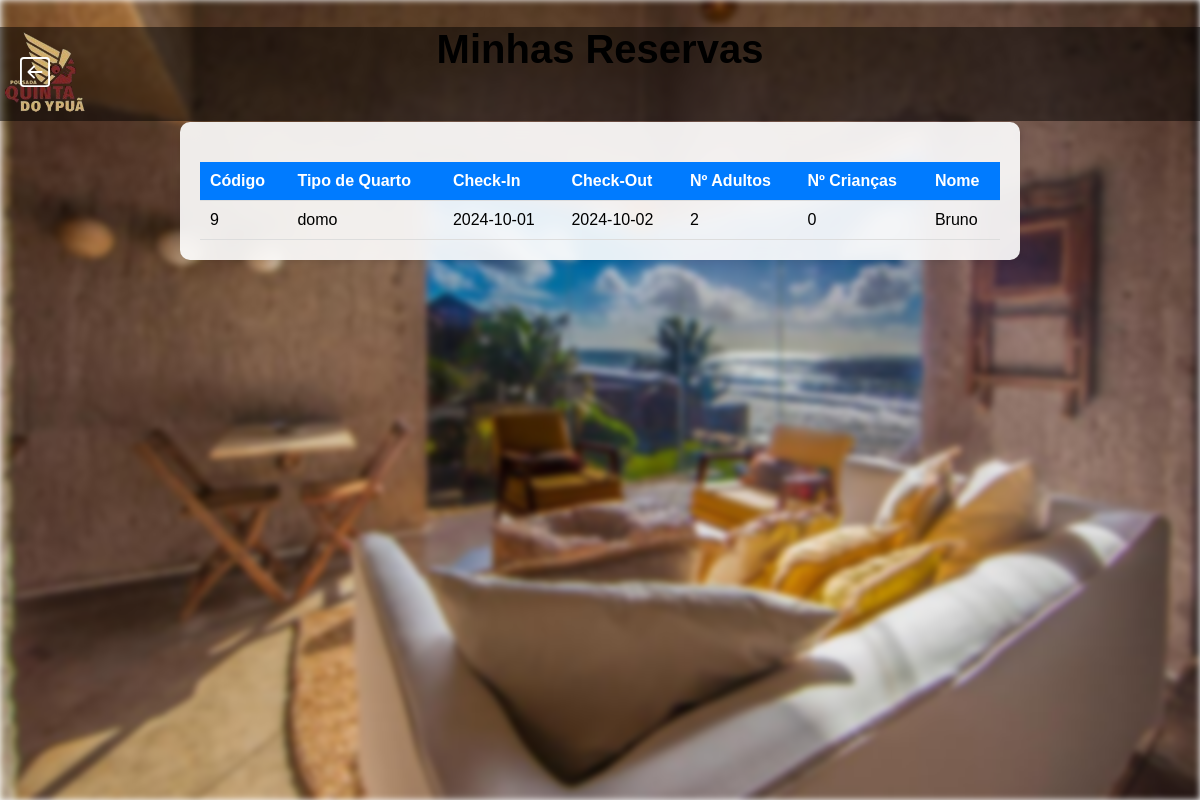
The app's page /HistoricoReservas.php (signed in) with its own data.
### tables this page shows
CREATE TABLE `reserva` (
  `Codigo` int(255) NOT NULL,
  `TipoQuarto` varchar(200) NOT NULL,
  `CheckIn` date NOT NULL,
  `CheckOut` date NOT NULL,
  `NumAdultos` int(10) NOT NULL,
  `NumCriancas` int(10) NOT NULL,
  `Nome` varchar(255) DEFAULT NULL
);

### HistoricoReservas.php (the view, shortened to what this page needs)
<?php
include_once('ConexaoBD/Conexaobd.php');
$nome_usuario = $_SESSION['usuario_nome'];
$sql = "SELECT * FROM reserva WHERE Nome = ?";
$stmt = $conn->prepare($sql);
$stmt->bind_param("s", $nome_usuario);
?>
<!DOCTYPE html>
<html lang="pt-br">
<head>
    <link rel="stylesheet" href="Principal.css">
</head>
<body>
<div class="navbar">
    <div class="navbar-content">
        <a href="Principal.php" style="background: none" class="menu-btn">
        </a>
        <div class="logo">
            <img src="imagens/logo-pousada-quinta-do-ypua-vmake.png" alt="Logo do Hotel">
        </div>
    </div>
</div>
<h1>Minhas Reservas</h1>
<div class="background"></div>
<div class="container">
    <?php
    if ($stmt->execute()) {
        $resultado = $stmt->get_result();
        if ($resultado->num_rows > 0) {
            echo "<table class='reserva-table'>";
            echo "<tr><th>Código</th><th>Tipo de Quarto</th><th>Check-In</th><th>Check-Out</th><th>Nº Adultos</th><th>Nº Crianças</th><th>Nome</th></tr>";
            while ($linha = $resultado->fetch_assoc()) {
                echo "<tr>";
                echo "<td>" . $linha['Codigo'] . "</td>";
                echo "<td>" . $linha['TipoQuarto'] . "</td>";
                echo "<td>" . $linha['CheckIn'] . "</td>";
                echo "<td>" . $linha['CheckOut'] . "</td>";
                echo "<td>" . $linha['NumAdultos'] . "</td>";
                echo "<td>" . $linha['NumCriancas'] . "</td>";
                echo "<td>" . $linha['Nome'] . "</td>";
                echo "</tr>";
            }
            echo "</table>";
        } else {
            echo "<p>Você ainda não tem reservas.</p>";
        }
    } else {
        echo "Erro ao consultar reservas: " . $stmt->error;
    }
    ?>
</div>
</body>
</html>

### Principal.css (style rules this page uses)
body { margin: 0; padding: 0; font-family: Arial, sans-serif; }
.navbar { background-color: rgba(0, 0, 0, 0.5); width: 100%; padding: 5px; box-sizing: border-box; z-index: 2; display: flex; align-items: center; justify-content: space-between; position: fixed; }
.navbar-content { display: flex; align-items: center; width: 100%; justify-content: center; }
.navbar-content .logo { margin-right: auto; }
.background { position: fixed; top: 0; left: 0; width: 100%; height: 100%; background-image: url('imagens/fundo.jpg'); background-size: cover; background-position: center; filter: blur(3px); z-index: -1; }
h1 { font-size: 3em; }
a { color: white; }
.menu-btn { position: absolute; left: 20px; }
h1 { text-align: center; font-size: 2.5em; color: black; }

### HistoricoReservas.php (style rules this page uses)
.container { max-width: 800px; margin: 50px auto; background: rgba(255, 255, 255, 0.9); padding: 20px; border-radius: 10px; box-shadow: 0 2px 10px rgba(0, 0, 0, 0.1); backdrop-filter: blur(10px); }
.reserva-table { width: 100%; border-collapse: collapse; margin-top: 20px; }
.reserva-table th, .reserva-table td { padding: 10px; text-align: left; border-bottom: 1px solid #ddd; }
.reserva-table th { background-color: #007BFF; color: white; }

### records on screen
reserva: Codigo "9", TipoQuarto "domo", CheckIn "2024-10-01", CheckOut "2024-10-02", NumAdultos "2", NumCriancas "0", Nome "Bruno"
